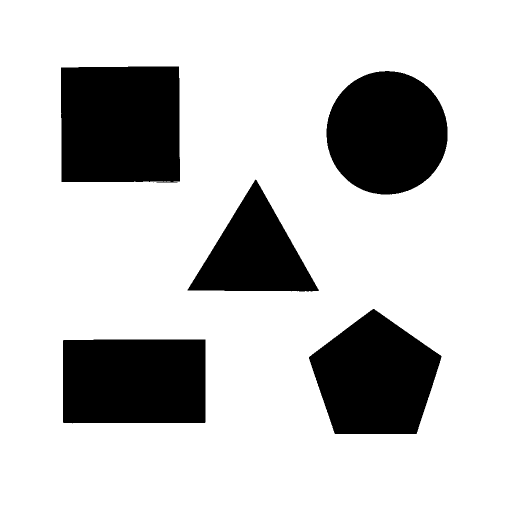
//> input picture 底层算法演示/轮廓分析/assets/binary.png, 1024 x 1024 px (shown at 1/2 size)
$ ./contour_analysis -i=../assets/binary.png   (built with g++ and OpenCV 4)
//> lines starting //> are read from the running program, lines starting //| are printed output that depends on the picture; after the words box and inside, x2 and y2 are one past the last pixel; in counts of white or black regions, pixels touching at a corner belong together
/**
 * @file    contour_analysis.cpp
 * @brief   轮廓分析演示：查找轮廓并计算面积、周长、圆度、多边形近似与包围盒。
 * @details 流程：二值化 -> 查找轮廓 -> 遍历计算属性 -> 绘制轮廓与标注。
 * @note    依赖：OpenCV 4.x（core / imgproc / imgcodecs / highgui）
 *          轮廓的「点」没有面积语义上的顺序保证，面积用 contourArea（格林公式），
 *          周长用 arcLength；圆度 4πA/P² 对完美圆为 1，可用于形状分类。
 */

#include <algorithm>
#include <cmath>
#include <iomanip>
#include <iostream>
#include <string>
#include <vector>

#include <opencv2/opencv.hpp>
#include <opencv2/core/utils/filesystem.hpp>

namespace {

const int kPanelWidth = 480;
const int kPanelHeight = 360;
const int kTitleHeight = 30;

/** @brief 在若干候选位置中查找素材，便于从不同工作目录运行。 */
std::string locateAsset(const std::string& fileName)
{
    const std::vector<std::string> candidates = {
        "../../assets/" + fileName, "../assets/" + fileName, "assets/" + fileName};
    for (const auto& path : candidates) {
        if (cv::utils::fs::exists(path)) {
            return path;
        }
    }
    return candidates.front();
}

/** @brief 由素材路径推导输出目录：<demo>/assets/x.png -> <demo>/output。 */
std::string outputDirFor(const std::string& inputPath)
{
    std::string dir = inputPath;
    const size_t slash = dir.find_last_of("/\\");
    dir = (slash == std::string::npos) ? "." : dir.substr(0, slash);
    const size_t slash2 = dir.find_last_of("/\\");
    const std::string leaf = (slash2 == std::string::npos) ? dir : dir.substr(slash2 + 1);
    if (leaf == "assets") {
        dir = (slash2 == std::string::npos) ? "." : dir.substr(0, slash2);
    }
    return dir + "/output";
}

/** @brief 等比缩放并居中留白到固定面板。 */
cv::Mat fitPanel(const cv::Mat& image, const std::string& title)
{
    cv::Mat bgr;
    if (image.channels() == 1) {
        cv::cvtColor(image, bgr, cv::COLOR_GRAY2BGR);
    } else {
        bgr = image;
    }
    const double scale =
        std::min(kPanelWidth / static_cast<double>(bgr.cols),
                 kPanelHeight / static_cast<double>(bgr.rows));
    cv::Mat scaled;
    cv::resize(bgr, scaled, cv::Size(), scale, scale, cv::INTER_AREA);
    cv::Mat panel(kPanelHeight + kTitleHeight, kPanelWidth, CV_8UC3, cv::Scalar(255, 255, 255));
    const int x = (kPanelWidth - scaled.cols) / 2;
    const int y = kTitleHeight + (kPanelHeight - scaled.rows) / 2;
    scaled.copyTo(panel(cv::Rect(x, y, scaled.cols, scaled.rows)));
    cv::putText(panel, title, cv::Point(8, 21), cv::FONT_HERSHEY_SIMPLEX, 0.5,
                cv::Scalar(0, 0, 0), 1, cv::LINE_AA);
    return panel;
}

/** @brief 按列数拼接等尺寸面板。 */
cv::Mat montage(const std::vector<cv::Mat>& panels, int cols)
{
    const int rows = static_cast<int>((panels.size() + cols - 1) / cols);
    cv::Mat canvas(rows * panels[0].rows, cols * panels[0].cols, CV_8UC3, cv::Scalar(255, 255, 255));
    for (size_t i = 0; i < panels.size(); ++i) {
        const int r = static_cast<int>(i) / cols;
        const int c = static_cast<int>(i) % cols;
        panels[i].copyTo(canvas(cv::Rect(c * panels[i].cols, r * panels[i].rows,
                                         panels[i].cols, panels[i].rows)));
    }
    return canvas;
}

}  // namespace

/**
 * @brief  主流程：提取轮廓、计算属性并可视化。
 * @param  argc 参数个数。
 * @param  argv 参数列表。
 * @return 0 表示成功，非 0 表示失败。
 */
int main(int argc, char** argv)
{
    const cv::String keys =
        "{help h usage ? |      | 打印帮助信息 }"
        "{i input        |      | 二值图，缺省读取 assets/binary.png }"
        "{o output       |      | 输出图像路径，缺省写入 <目录>/output/contour_analysis.png }"
        "{a minArea      | 500  | 最小面积过滤阈值 }"
        "{e epsilon      | 0.02 | 多边形近似的精度，占周长的比例 }"
        "{d display      | 0    | 是否弹窗显示 (1=显示, 0=不显示) }";

    cv::CommandLineParser parser(argc, argv, keys);
    parser.about("轮廓分析演示: 面积/周长/圆度/多边形近似\n参数请使用 --key=value 形式");
    if (parser.has("help")) {
        parser.printMessage();
        return 0;
    }
    if (!parser.check()) {
        parser.printErrors();
        parser.printMessage();
        return -1;
    }

    std::string inputPath = parser.get<std::string>("input");
    if (inputPath.empty()) {
        inputPath = locateAsset("binary.png");
    }
    const cv::Mat src = cv::imread(inputPath, cv::IMREAD_GRAYSCALE);
//> src: 1024 rows x 1024 cols, CV_8UC1; 78.6% white; 6 black regions (1 under 20 px), largest, box (x1, y1, x2, y2) and area: (122, 133, 360, 365) 54449, (126, 679, 411, 847) 47532, (653, 142, 895, 389) 47055, (618, 618, 883, 868) 46020, (375, 359, 638, 583) 29587
    if (src.empty()) {
        std::cerr << "无法读取图像: " << inputPath << std::endl;
        return -1;
    }

    // 步骤 1：二值化。素材是白底黑形状，取反让形状成为前景。
    cv::Mat binary;
    cv::threshold(src, binary, 127, 255, cv::THRESH_BINARY_INV);
//> binary: 1024 rows x 1024 cols, CV_8UC1; 21.4% white; 6 white regions (1 under 20 px)

    // 步骤 2：查找外轮廓。
    std::vector<std::vector<cv::Point>> contours;
    cv::findContours(binary, contours, cv::RETR_EXTERNAL, cv::CHAIN_APPROX_SIMPLE);
//> contours = 6 contours, 1 with area under 20; largest, box (x1, y1, x2, y2) and area: (122, 133, 360, 365) 53974, (126, 679, 411, 847) 47083, (653, 142, 895, 389) 46708, (618, 618, 883, 868) 45652, (375, 359, 638, 583) 29234

    cv::Mat contourView;
    cv::cvtColor(binary, contourView, cv::COLOR_GRAY2BGR);
    cv::Mat approxView = contourView.clone();
    cv::Mat boxView = contourView.clone();
    const double epsilonRatio = parser.get<double>("epsilon");
    const int minArea = parser.get<int>("minArea");

    // 步骤 3：遍历计算属性。
    int kept = 0;
    std::cout << "输入: " << inputPath << ", 轮廓总数: " << contours.size() << "\n";
//| 输入: ../assets/binary.png, 轮廓总数: 6
    std::cout << std::left << std::setw(4) << "id" << std::setw(10) << "area"
              << std::setw(10) << "perim" << std::setw(10) << "circular"
              << std::setw(10) << "vertices" << "bbox\n";
    cv::RNG rng(20261119);
    for (size_t i = 0; i < contours.size(); ++i) {
        const double area = cv::contourArea(contours[i]);
        if (area < minArea) {
            continue;
        }
        ++kept;
        const double perimeter = cv::arcLength(contours[i], true);
        const double circularity =
            perimeter > 0.0 ? 4.0 * CV_PI * area / (perimeter * perimeter) : 0.0;
        std::vector<cv::Point> approx;
        cv::approxPolyDP(contours[i], approx, epsilonRatio * perimeter, true);
        const cv::Rect box = cv::boundingRect(contours[i]);

        const cv::Scalar color(rng.uniform(40, 255), rng.uniform(40, 255), rng.uniform(40, 255));
        cv::drawContours(contourView, contours, static_cast<int>(i), color, 2, cv::LINE_AA);
        cv::drawContours(approxView, std::vector<std::vector<cv::Point>>{approx}, -1,
                         cv::Scalar(0, 0, 255), 2, cv::LINE_AA);
        for (const auto& pt : approx) {
            cv::circle(approxView, pt, 4, cv::Scalar(0, 255, 0), cv::FILLED, cv::LINE_AA);
        }
        cv::rectangle(boxView, box, color, 2, cv::LINE_AA);
        cv::putText(boxView, "A=" + std::to_string(static_cast<int>(area)),
                    cv::Point(box.x + 2, box.y - 6), cv::FONT_HERSHEY_SIMPLEX, 0.5, color, 1,
                    cv::LINE_AA);

        if (kept <= 12) {
            std::cout << std::left << std::setw(4) << i
                      << std::setw(10) << static_cast<int>(area)
                      << std::fixed << std::setprecision(1)
                      << std::setw(10) << perimeter
                      << std::setw(10) << circularity
                      << std::setw(10) << approx.size()
                      << box.x << "," << box.y << "," << box.width << "," << box.height << "\n";
        }
    }
//> this loop made 6 passes
//> (area, perimeter, circularity, approx, box) on pass 4: (29234, 817.5, 0.55, 3 Points (x, y): [637, 580], [511, 359], [375, 579], Rect(375, 359, 263, 224))
//> (area, perimeter, circularity, box) on passes 1, 2, 5, 6: (47083, 898.5, 0.733, Rect(126, 679, 285, 168)), (45652, 855, 0.785, Rect(618, 618, 265, 250)), (46708.5, 809.9, 0.895, Rect(653, 142, 242, 247)), (53974, 979.5, 0.707, Rect(122, 133, 238, 232))
//| 0   47083     898.5     0.7       4         126,679,285,168
//| 1   45652     855.0     0.8       5         618,618,265,250
//| 3   29234     817.5     0.5       3         375,359,263,224
//| 4   46708     809.9     0.9       8         653,142,242,247
//| 5   53974     979.5     0.7       4         122,133,238,232
//> pass 1, `cv::putText(boxView, "A=" + std::to_string(static_cast<int>(area)), cv..`:
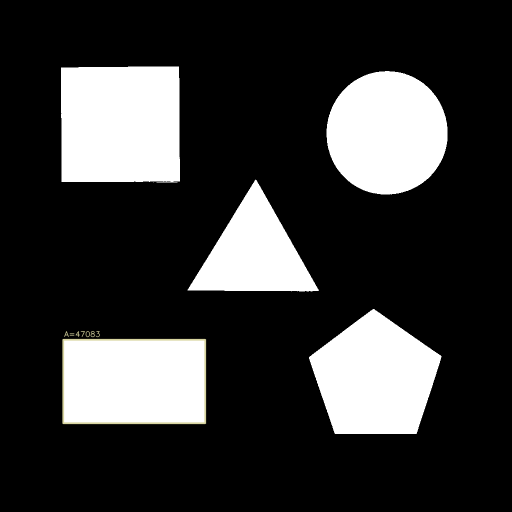
//> boxView: 1024 rows x 1024 cols, CV_8UC3 (shown at 1/2 size); mean B, G, R 54.7, 54.9, 54.9
//> after the loop:
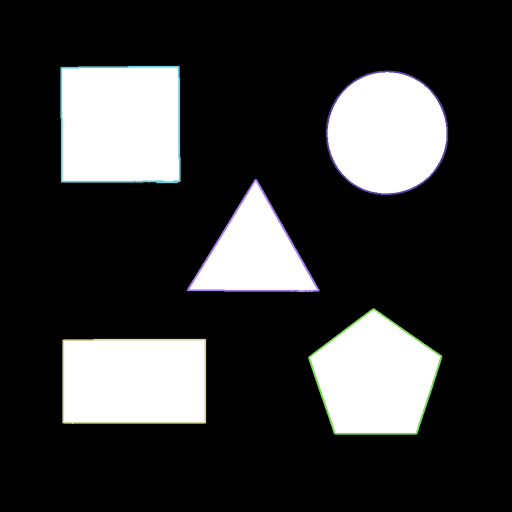
//> contourView: 1024 rows x 1024 cols, CV_8UC3 (shown at 1/2 size); mean B, G, R 54.8, 54.8, 54.3
//> after the loop:
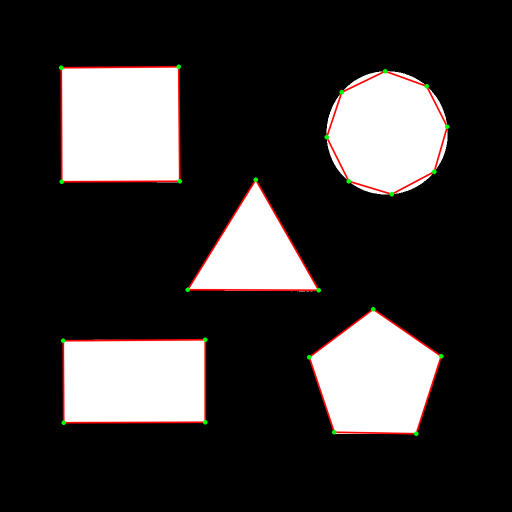
//> approxView: 1024 rows x 1024 cols, CV_8UC3 (shown at 1/2 size); mean B, G, R 51.9, 52.3, 55.1
//> after the loop:
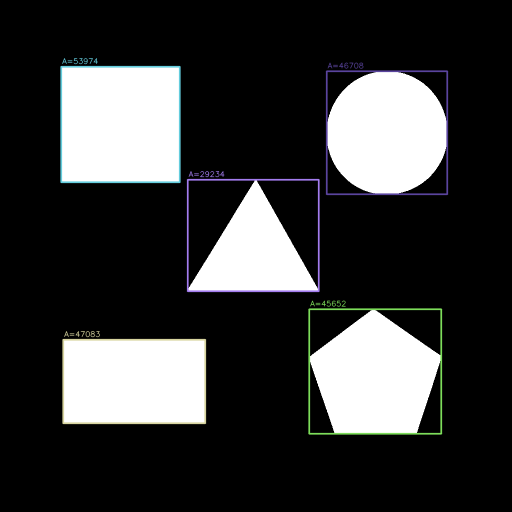
//> boxView: 1024 rows x 1024 cols, CV_8UC3 (shown at 1/2 size); mean B, G, R 56.6, 56.5, 56
//> after the loop, kept = 5
    std::cout << "  面积 >= " << minArea << " 的轮廓: " << kept << " 个\n";
//|   面积 >= 500 的轮廓: 5 个

    const std::vector<cv::Mat> panels = {
        fitPanel(binary, "binary input"),
        fitPanel(contourView, "contours: " + std::to_string(kept)),
        fitPanel(approxView, "approxPolyDP (eps " + std::to_string(epsilonRatio).substr(0, 4) + ")"),
        fitPanel(boxView, "bounding boxes")};
//> in fitPanel, `cv::putText(panel, title, cv::Point(8, 21), cv::FONT_HERSHEY_SIMPLEX, ..`: panel: 390 rows x 480 cols, CV_8UC3; min 0, max 255, mean 115.9
//> in fitPanel (call 2), `cv::resize(bgr, scaled, cv::Size(), scale, scale, cv::INTER_AREA);`: scaled: 360 rows x 360 cols, CV_8UC3; mean B, G, R 54.8, 54.8, 54.3
//> in fitPanel (call 2), `cv::putText(panel, title, cv::Point(8, 21), cv::FONT_HERSHEY_SIMPLEX, ..`: panel: 390 rows x 480 cols, CV_8UC3; mean B, G, R 116.1, 116.1, 115.8
//> in fitPanel (call 3), `cv::resize(bgr, scaled, cv::Size(), scale, scale, cv::INTER_AREA);`: scaled: 360 rows x 360 cols, CV_8UC3; mean B, G, R 51.9, 52.3, 55.1
//> in fitPanel (call 3), `cv::putText(panel, title, cv::Point(8, 21), cv::FONT_HERSHEY_SIMPLEX, ..`: panel: 390 rows x 480 cols, CV_8UC3; mean B, G, R 113.6, 113.9, 115.8
//> call 4 of fitPanel, with title = "bounding boxes"
//> in fitPanel (call 4), `cv::resize(bgr, scaled, cv::Size(), scale, scale, cv::INTER_AREA);`:
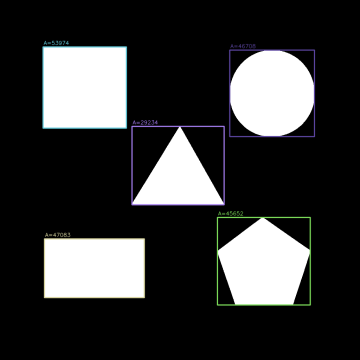
//> scaled: 360 rows x 360 cols, CV_8UC3; mean B, G, R 56.6, 56.5, 56
//> in fitPanel (call 4), `cv::putText(panel, title, cv::Point(8, 21), cv::FONT_HERSHEY_SIMPLEX, ..`:
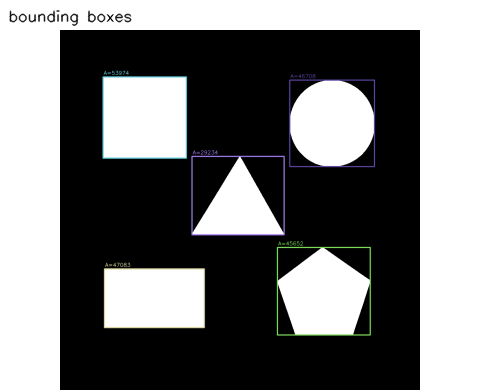
//> panel: 390 rows x 480 cols, CV_8UC3; mean B, G, R 117.1, 117.1, 116.7
    const cv::Mat result = montage(panels, 2);
//> in montage, `const int rows = static_cast<int>((panels.size() + cols - 1) / cols);`: rows = 2
//> in montage, `cv::Mat canvas(rows * panels[0].rows, cols * panels[0].cols, CV_8UC3, ..`: canvas: 780 rows x 960 cols, CV_8UC3; every value is 255
//> the loop in montage, `for (size_t i = 0; i < panels.size(); ++i)` made 4 passes
//> after the loop in montage, `for (size_t i = 0; i < panels.size(); ++i)`:
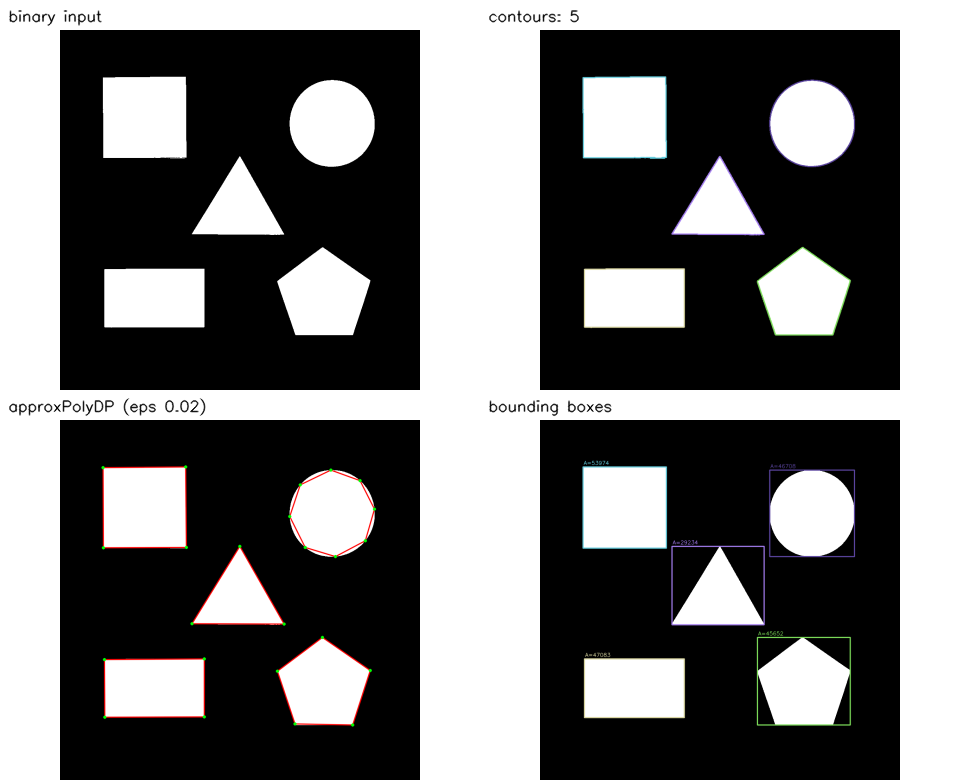
//> canvas: 780 rows x 960 cols, CV_8UC3; mean B, G, R 115.7, 115.7, 116.1

    std::string outputPath = parser.get<std::string>("output");
    if (outputPath.empty()) {
        const std::string outDir = outputDirFor(inputPath);
        cv::utils::fs::createDirectories(outDir);
        outputPath = outDir + "/contour_analysis.png";
    }
    if (!cv::imwrite(outputPath, result)) {
        std::cerr << "无法写入输出图像: " << outputPath << std::endl;
        return -1;
    }
    std::cout << "结果已保存至 " << outputPath << std::endl;

    if (parser.get<int>("display") != 0) {
        cv::imshow("contour analysis", result);
        cv::waitKey(0);
    }
    return 0;
}
